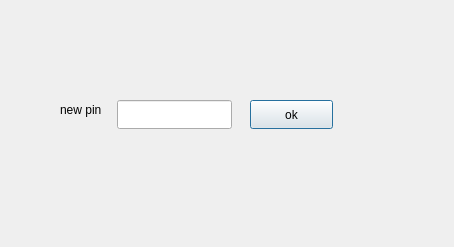
<?xml version="1.0" encoding="UTF-8"?>
<ui version="4.0">
 <class>ChangePinDialog</class>
 <widget class="QDialog" name="ChangePinDialog">
  <property name="geometry">
   <rect>
    <x>0</x>
    <y>0</y>
    <width>454</width>
    <height>247</height>
   </rect>
  </property>
  <property name="windowTitle">
   <string>Dialog</string>
  </property>
  <widget class="QLabel" name="label_2">
   <property name="geometry">
    <rect>
     <x>60</x>
     <y>100</y>
     <width>52</width>
     <height>20</height>
    </rect>
   </property>
   <property name="text">
    <string>new pin</string>
   </property>
  </widget>
  <widget class="QLineEdit" name="lineEdit">
   <property name="geometry">
    <rect>
     <x>117</x>
     <y>100</y>
     <width>115</width>
     <height>29</height>
    </rect>
   </property>
   <property name="maxLength">
    <number>4</number>
   </property>
  </widget>
  <widget class="QPushButton" name="pushButton">
   <property name="geometry">
    <rect>
     <x>250</x>
     <y>100</y>
     <width>83</width>
     <height>29</height>
    </rect>
   </property>
   <property name="text">
    <string>ok</string>
   </property>
  </widget>
 </widget>
 <resources/>
 <connections/>
</ui>
